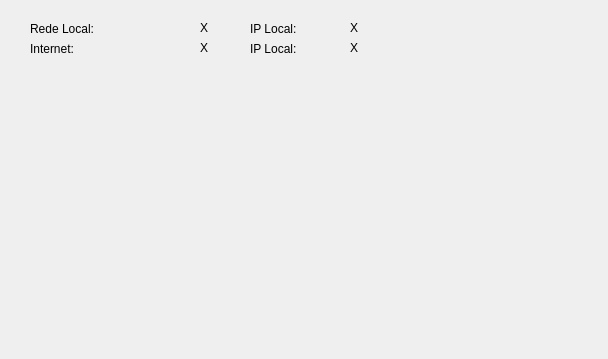
<?xml version="1.0" encoding="UTF-8"?>
<ui version="4.0">
 <class>Rede</class>
 <widget class="QWidget" name="Rede">
  <property name="geometry">
   <rect>
    <x>0</x>
    <y>0</y>
    <width>608</width>
    <height>359</height>
   </rect>
  </property>
  <property name="windowTitle">
   <string>Form</string>
  </property>
  <widget class="QLabel" name="valor_local">
   <property name="geometry">
    <rect>
     <x>200</x>
     <y>20</y>
     <width>61</width>
     <height>17</height>
    </rect>
   </property>
   <property name="text">
    <string>X</string>
   </property>
   <property name="wordWrap">
    <bool>false</bool>
   </property>
   <property name="textInteractionFlags">
    <set>Qt::TextSelectableByKeyboard|Qt::TextSelectableByMouse</set>
   </property>
  </widget>
  <widget class="QLabel" name="txt_local">
   <property name="geometry">
    <rect>
     <x>30</x>
     <y>20</y>
     <width>161</width>
     <height>17</height>
    </rect>
   </property>
   <property name="sizePolicy">
    <sizepolicy hsizetype="Preferred" vsizetype="Preferred">
     <horstretch>0</horstretch>
     <verstretch>0</verstretch>
    </sizepolicy>
   </property>
   <property name="text">
    <string>Rede Local:</string>
   </property>
  </widget>
  <widget class="QLabel" name="valor_internet">
   <property name="geometry">
    <rect>
     <x>200</x>
     <y>40</y>
     <width>61</width>
     <height>17</height>
    </rect>
   </property>
   <property name="text">
    <string>X</string>
   </property>
   <property name="wordWrap">
    <bool>false</bool>
   </property>
   <property name="textInteractionFlags">
    <set>Qt::TextSelectableByKeyboard|Qt::TextSelectableByMouse</set>
   </property>
  </widget>
  <widget class="QLabel" name="txt_internet">
   <property name="geometry">
    <rect>
     <x>30</x>
     <y>40</y>
     <width>161</width>
     <height>17</height>
    </rect>
   </property>
   <property name="sizePolicy">
    <sizepolicy hsizetype="Preferred" vsizetype="Preferred">
     <horstretch>0</horstretch>
     <verstretch>0</verstretch>
    </sizepolicy>
   </property>
   <property name="text">
    <string>Internet:</string>
   </property>
  </widget>
  <widget class="QLabel" name="txt_ip_local">
   <property name="geometry">
    <rect>
     <x>250</x>
     <y>20</y>
     <width>161</width>
     <height>17</height>
    </rect>
   </property>
   <property name="sizePolicy">
    <sizepolicy hsizetype="Preferred" vsizetype="Preferred">
     <horstretch>0</horstretch>
     <verstretch>0</verstretch>
    </sizepolicy>
   </property>
   <property name="text">
    <string>IP Local:</string>
   </property>
  </widget>
  <widget class="QLabel" name="txt_ip_externo">
   <property name="geometry">
    <rect>
     <x>250</x>
     <y>40</y>
     <width>161</width>
     <height>17</height>
    </rect>
   </property>
   <property name="sizePolicy">
    <sizepolicy hsizetype="Preferred" vsizetype="Preferred">
     <horstretch>0</horstretch>
     <verstretch>0</verstretch>
    </sizepolicy>
   </property>
   <property name="text">
    <string>IP Local:</string>
   </property>
  </widget>
  <widget class="QLabel" name="valor_ip_local">
   <property name="geometry">
    <rect>
     <x>350</x>
     <y>20</y>
     <width>231</width>
     <height>17</height>
    </rect>
   </property>
   <property name="text">
    <string>X</string>
   </property>
   <property name="wordWrap">
    <bool>false</bool>
   </property>
   <property name="textInteractionFlags">
    <set>Qt::TextSelectableByKeyboard|Qt::TextSelectableByMouse</set>
   </property>
  </widget>
  <widget class="QLabel" name="valor_ip_externo">
   <property name="geometry">
    <rect>
     <x>350</x>
     <y>40</y>
     <width>231</width>
     <height>17</height>
    </rect>
   </property>
   <property name="text">
    <string>X</string>
   </property>
   <property name="wordWrap">
    <bool>false</bool>
   </property>
   <property name="textInteractionFlags">
    <set>Qt::TextSelectableByKeyboard|Qt::TextSelectableByMouse</set>
   </property>
  </widget>
 </widget>
 <resources/>
 <connections/>
</ui>
